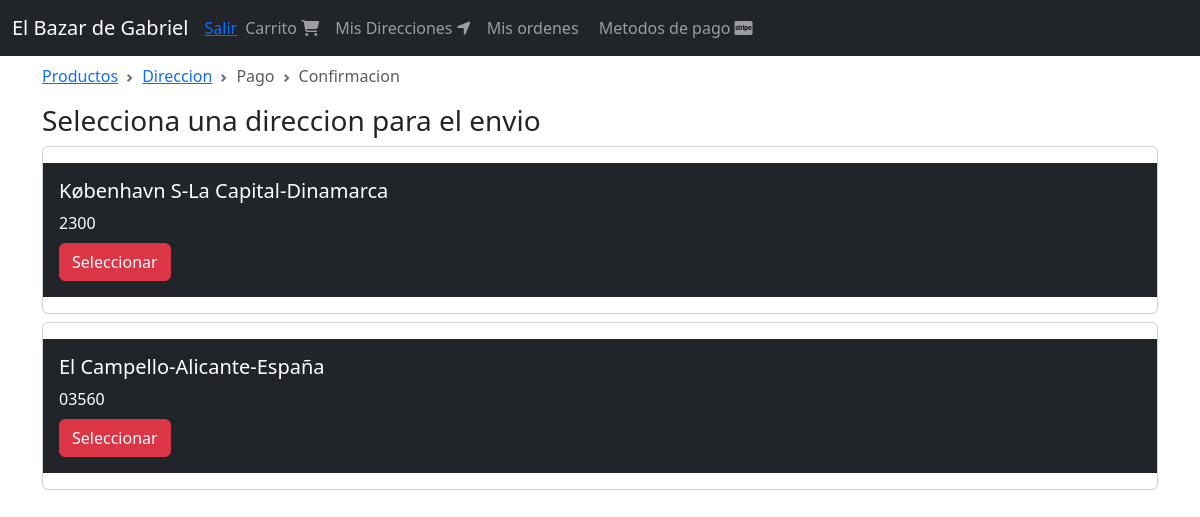
/orden/seleccionar/direccion (signed in), run on the app's committed database.
### DirEnvio/models.py (models this page shows, shortened)
class DireccionEnvio(models.Model):
    user = models.ForeignKey(User, null=False, blank=False, on_delete=models.CASCADE)
    line1 = models.CharField(max_length=300)
    line2 = models.CharField(max_length=300, blank=True)
    city = models.CharField(max_length=100)
    state = models.CharField(max_length=100)
    country = models.CharField(max_length=50)
    reference = models.CharField(max_length=300)
    postal_code = models.CharField(max_length=10, null=False, blank=False)
    default = models.BooleanField(default=False)
    created_at = models.DateTimeField(auto_now_add=True)
    @property
    def direccion(self):
        return '{}-{}-{}'.format(self.city, self.state, self.country)

### orden/views.py (the view)
# urls.py: path('seleccionar/direccion', views.select_direccion, name='select_direccion'),
@login_required(login_url='login')
def select_direccion(request):
    direccion_envios = request.user.direccionenvio_set.all()
    return render(request, "orden/select_direccion.html", {
    'breadcrumb':breadcrumb(address=True),
    'direccion_envios': direccion_envios,
    })

### orden/utils.py (called while the page is built)
def breadcrumb(products=True, address=False, payment=False, confirmation=False):
    return [
    {'title':'Productos', 'active': products, 'url': reverse('orden')},
    {'title':'Direccion', 'active': address, 'url': reverse('direccion')},
    {'title':'Pago', 'active': payment, 'url': reverse('orden')},
    {'title':'Confirmacion', 'active': confirmation, 'url': reverse('orden')},
    ]

### orden/templates/orden/select_direccion.html
{% extends 'base.html' %}
{% block breadcrumb %}
{% include 'orden/snippets/breadcrumb.html' %}
{% endblock %}
{% block content %}
<div class="col">
    <div class="h3">
        Selecciona una direccion para el envio
    </div>
    <div class="mt-2">
        {% for direccion_envio in direccion_envios %}
        <div class="card mb-2">
            <dir class="card-body text-white bg-dark">
                <h5 class="card-title">{{direccion_envio.direccion}}</h5>
                <p class="card-title">{{direccion_envio.postal_code}}</p>
                <a  class="btn btn-danger" href="{% url 'check_direccion' direccion_envio.pk %}">Seleccionar</a>
            </dir>
        </div>
        {% endfor %}
    </div>
</div>
{% endblock %}

### data on the page
DireccionEnvio: direccion "København S-La Capital-Dinamarca", postal_code "2300"
DireccionEnvio: direccion "El Campello-Alicante-España", postal_code "03560"

### other printed values
{{ item.title }} "Productos" "Direccion"
{{ item.title }} "Pago" "Confirmacion"
